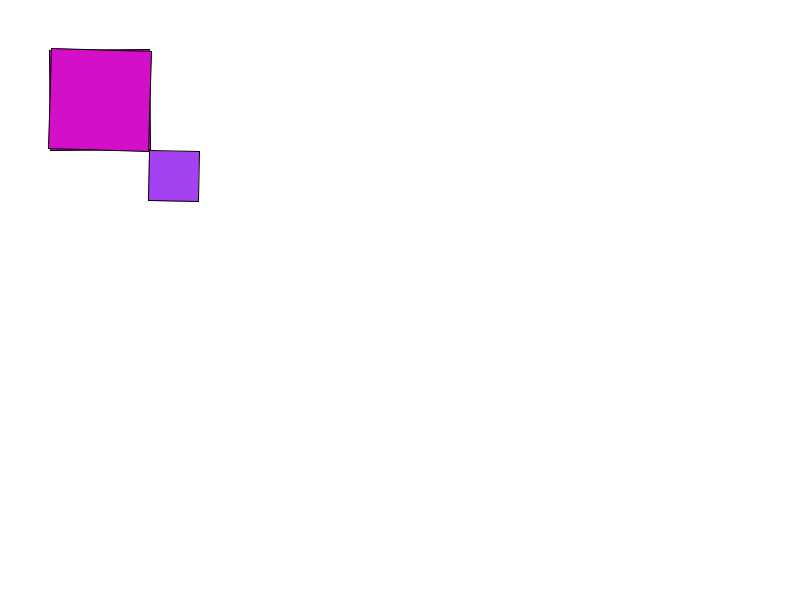
Frame 1 (no input)
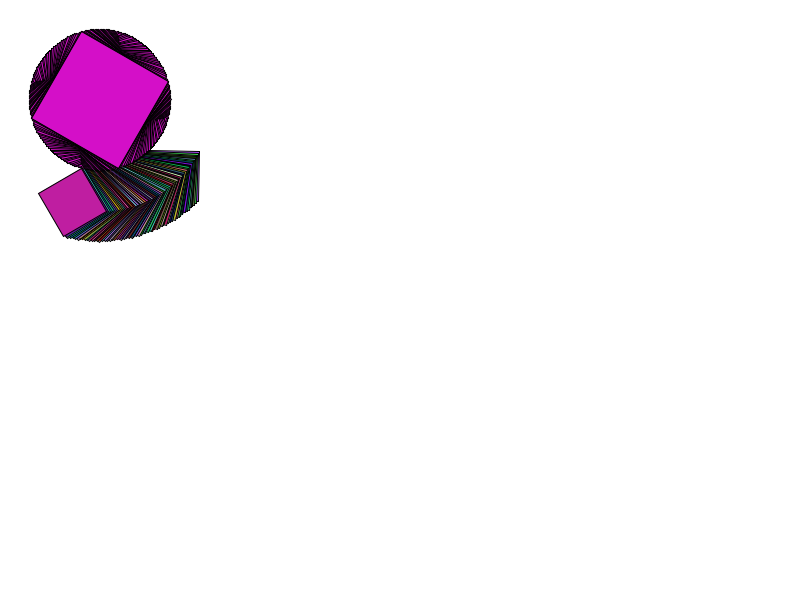
Frame 60 (the mouse pressed at the canvas centre just before this capture)
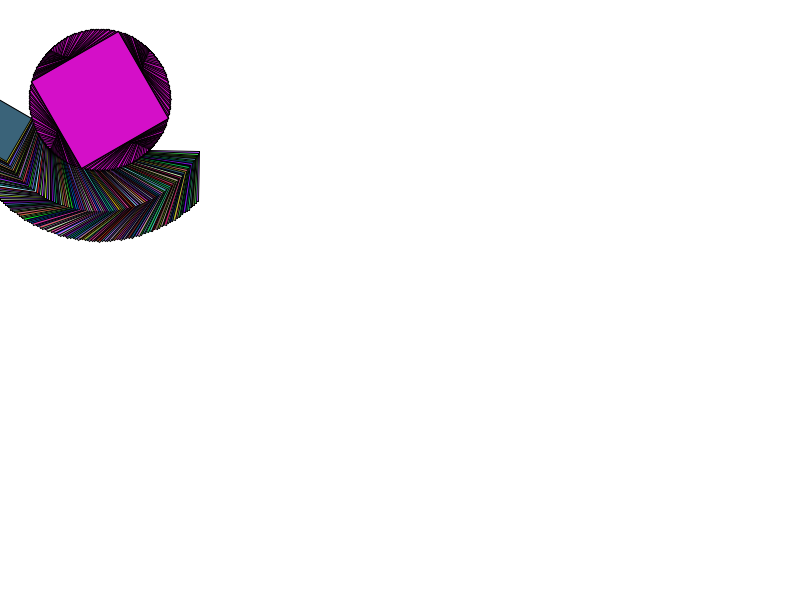
Frame 120 (the mouse held since frame 60 and released just before this capture)

The Processing sketch that drew these frames (run headless with seeded random() and noise(); from frame 60 on, the mouse is pressed at the canvas centre):

// Processing sketch: Moving_Stuff
// ── Moving_Stuff.pde


float x = 0, y = 0;
float sz = 100;
float x1= width/2;
float y1= height/2;
void setup() {
  size(800, 600);
  background(255);
}
// ── Circles.pde

void drawcircles() {

  // translate, rotate, scale

  // outer ellipse
  pushMatrix();
  translate(sz, sz);
  rotate(radians(frameCount));
  //printMatrix();
  ellipse(x1, y1, x1, y1);
  popMatrix();

  // 2nd rect
  pushMatrix();
  translate(100, 100);
  rotate(-radians(frameCount));
  ellipse(-sz/2, -sz/2, sz, sz);
  popMatrix();


  //3rd rect
  translate(100, 100);
  rotate(radians(frameCount)*2);
  ellipse(-sz/2, -sz/2, sz, sz);
}
// ── Squares.pde

void draw() {
  // translate, rotate, scale

  // 1st rect
  fill(random(255), random(255), random(255));
  pushMatrix();
  translate(sz, sz);
  rotate(radians(frameCount));
  //printMatrix();
  rect(x1, y1, x1, y1);
  popMatrix();
fill(212,15,200);
  // 2nd rect
  pushMatrix();
  translate(100, 100);
  rotate(-radians(frameCount));
  rect(-sz/2, -sz/2, sz, sz);
  popMatrix();


  //3rd rect
  translate(100, 100);
  rotate(radians(frameCount)*2);
  rect(-sz/2, -sz/2, sz, sz);
  fill(15,221,10);
}
